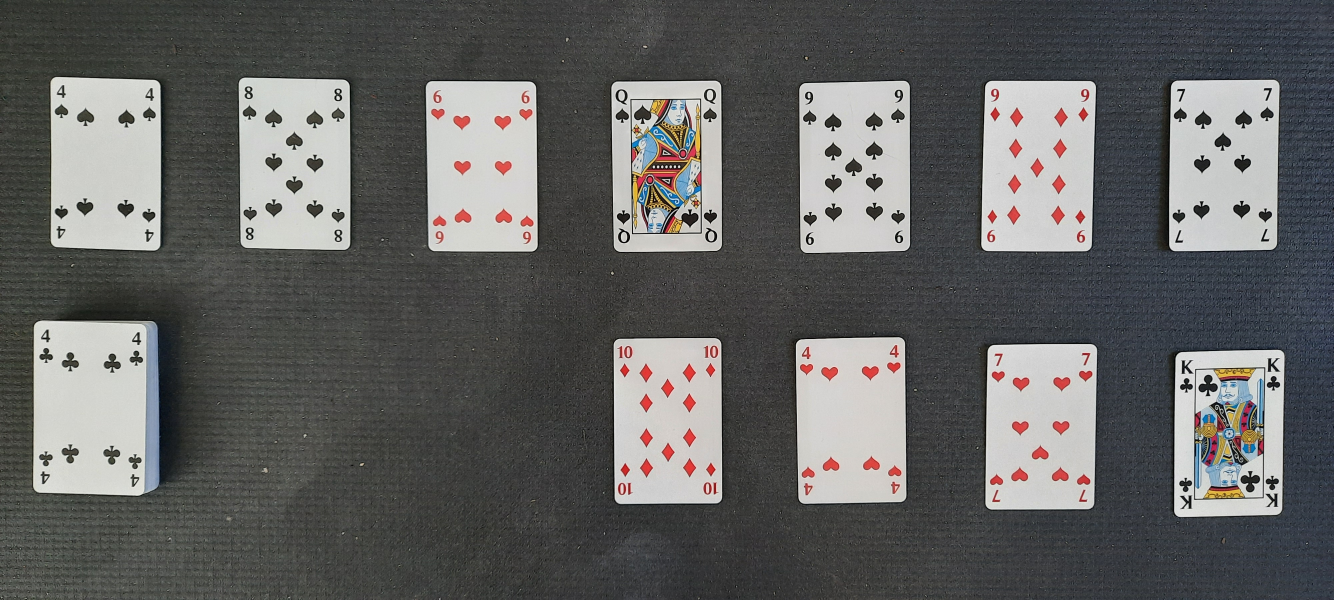
#> input picture findcard/board.jpg, 4000 x 1800 px (shown at 1/3 size)
$ python -i core.py   (imports and definitions only)
#> lines starting #> are read from the running program, lines starting #| are printed output that depends on the picture; after the words box and inside, x2 and y2 are one past the last pixel; in counts of white or black regions, pixels touching at a corner belong together
#> further down, picture is the input picture: shape (1800, 4000, 3); mean B, G, R 98, 98.9, 98.9
import cv2 as cv
import numpy as np
import imutils as util

'''
strip_margin() should get a part of the corner in the parameters
the function removes the margin around the symbol (num or suit)
and returns a 10x10 pixel binary representation of the symbol
'''
def strip_margin(img):
    gray        = cv.cvtColor(img,cv.COLOR_BGR2GRAY)
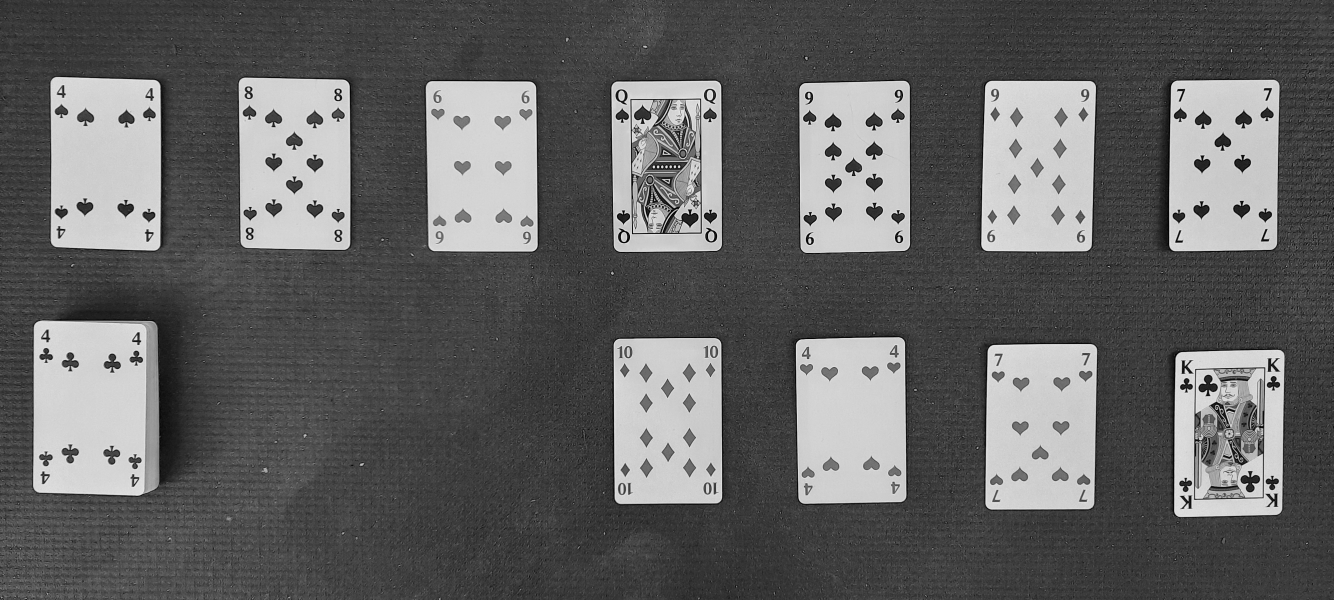
#> gray: shape (1800, 4000) (shown at 1/3 size); min 0, max 241, mean 98.8
    blur        = cv.GaussianBlur(gray,(5,5),0)
    thresh      = cv.adaptiveThreshold(blur,255,1,1,11,2)
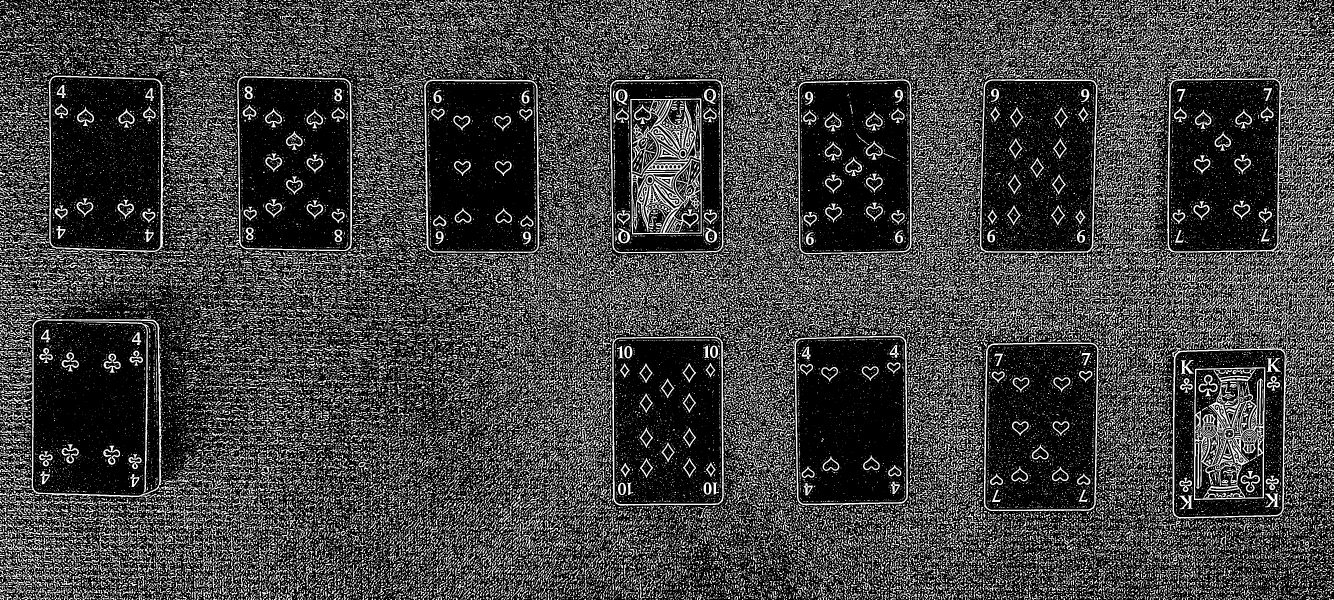
#> thresh: shape (1800, 4000) (shown at 1/3 size); 25.7% white; 70729 white regions (46993 under 20 px), largest, box (x1, y1, x2, y2) and area: (1891, 295, 2105, 703) 29889, (3582, 1102, 3796, 1500) 21538, (3495, 224, 3871, 777) 8779
    contours,_  = cv.findContours(thresh,cv.RETR_LIST,cv.CHAIN_APPROX_SIMPLE)
#> contours = 72236 contours
    dimensions  = get_dimensions(contours)
#> dimensions = 4659 items, first 6: (330, 1789, 20, 11), (65, 1788, 41, 12), (20, 1787, 16, 13), (311, 1784, 17, 16), (857, 1782, 15, 18), (834, 1782, 13, 18)
    draw_contours_on_image(img, dimensions)
    objects     = get_objects(gray, dimensions)
    return get_final_object(objects)

def get_final_object(objects):
    if len(objects) == 2:
        a,b = objects
        return cv.resize(np.hstack((b,a)),(10,10))
    return objects[0]

def get_dimensions(contours):
    return [cv.boundingRect(cnt)
        for cnt
        in contours
        if cv.contourArea(cnt) > 50]

def get_objects(img, dimensions):
    return [get_object(img, (x,y,w,h))
        for [x,y,w,h]
        in dimensions
        if h>20]
def draw_contours_on_image(img, dimensions):
    for [x,y,w,h] in dimensions:
        if h>20: cv.rectangle(img,(x,y),(x+w,y+h),(0,0,255),2)
#> this loop made 4659 passes
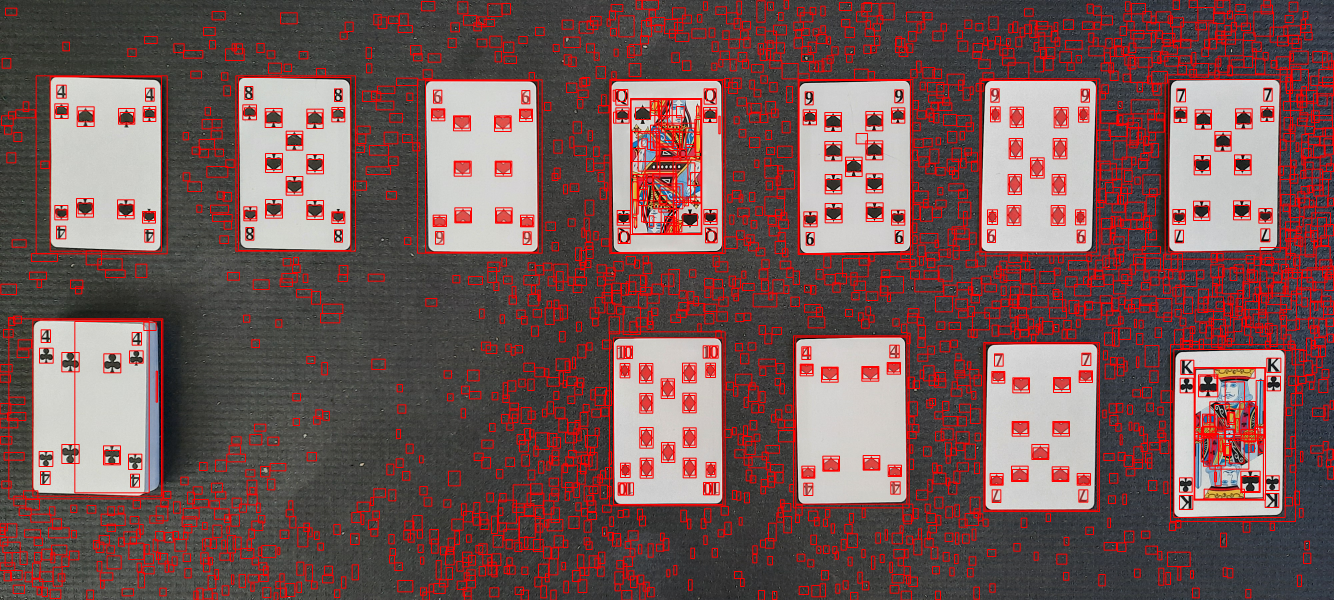
#> img: shape (1800, 4000, 3) (shown at 1/3 size); mean B, G, R 87.8, 88.6, 119.8

def get_object(img, dim):
    [x, y, w, h] = dim
    out = cv.resize(img[y:y+h,x:x+w],(10,10))
    _, out = cv.threshold(out, 0, 255, cv.THRESH_OTSU | cv.THRESH_BINARY_INV)
    return out


'''
extract_card() takes the contours and the image of a card as the parameters
the function applies the contours to the original image and warps it into an
right-angled shape.
the warped image is returned
'''
# [15 lines left out: function extract_card, not called in this run]


'''
find_card() takes the original image as the parameter
the function finds the contours shaping the card
and returns extract_card() on the image with the found contours
'''
# [12 lines left out: function find_card, not called in this run]


'''
extract_cornor() takes the extracted card as a parameter
the function returns the number and symbol
'''
# [4 lines left out: function extract_cornor, not called in this run]


'''
split_board() takes the first image sent from the phone in the
scale 1:2.5 landscape
the function returns an array of single card images, in order.

|---------------|
| # # # # # # # |
|               |
| #     # # # # |
|---------------|
'''
# [7 lines left out: function split_board, not called in this run]


'''
show() takes an image, shows it and returns the ascii value of
a key pressed while focusing the window
'''
def show(img):
    cv.imshow('hej', img)
    return cv.waitKey(0)

def get(path):
    return cv.cvtColor(cv.imread(path), cv.COLOR_BGR2RGB)

>>> import cv2
>>> picture = cv2.imread('board.jpg')
>>> result = strip_margin(picture)
#> in strip_margin, `objects     = get_objects(gray, dimensions)`: objects = 2338 items
